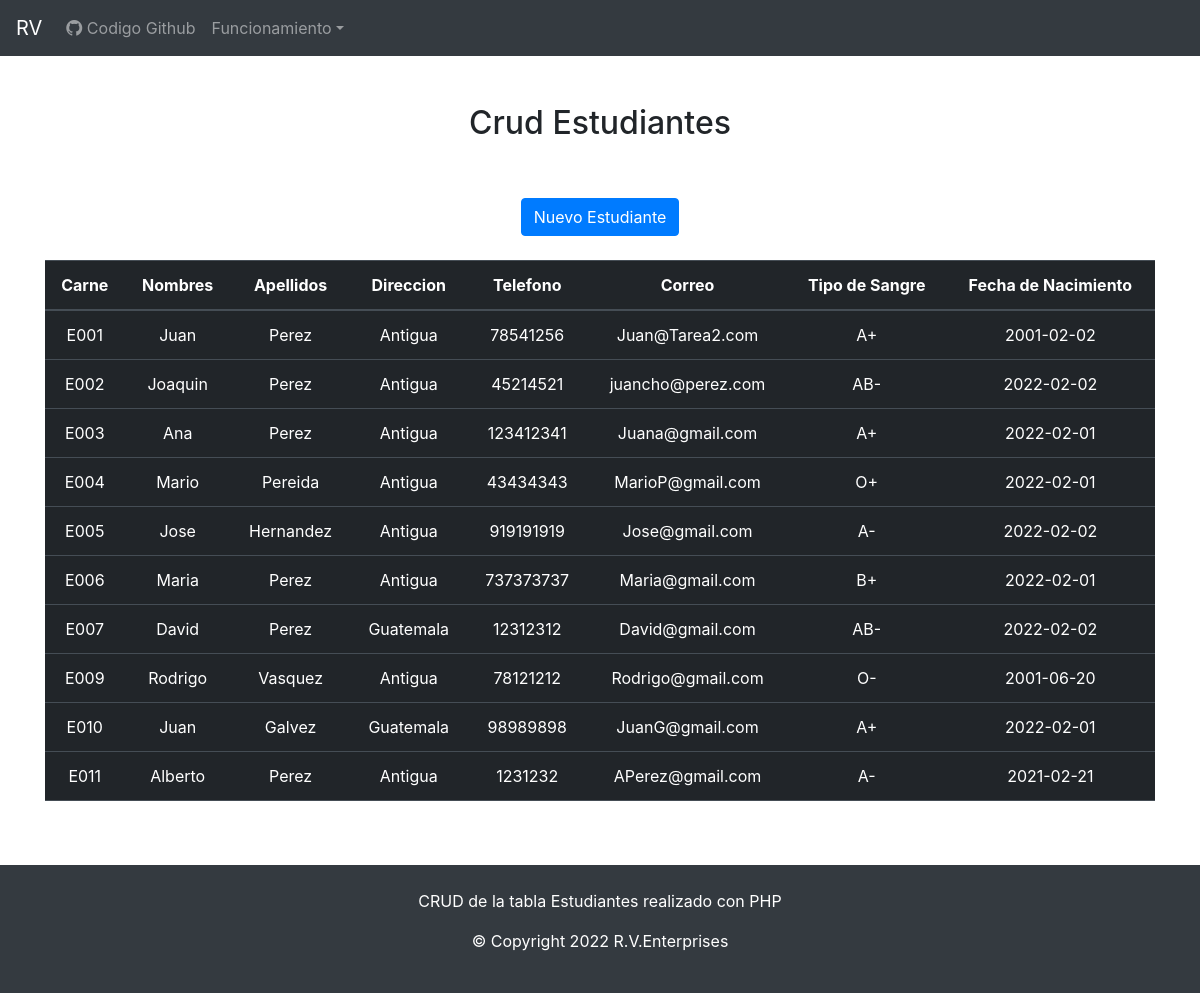
The page / on the database its author committed.
### tables this page shows
CREATE TABLE `estudiantes` (
  `id_estudiante` int NOT NULL AUTO_INCREMENT,
  `carne` varchar(4) DEFAULT NULL,
  `nombres` varchar(45) DEFAULT NULL,
  `apellidos` varchar(45) DEFAULT NULL,
  `direccion` varchar(45) DEFAULT NULL,
  `telefono` varchar(9) DEFAULT NULL,
  `correo_electronico` varchar(70) DEFAULT NULL,
  `id_tipo_sangre` int NOT NULL,
  `fecha_nacimiento` date DEFAULT NULL,
  PRIMARY KEY (`id_estudiante`),
  UNIQUE KEY `carne_UNIQUE` (`carne`),
  KEY `estudiantes_fk_tipos_sangre_idx` (`id_tipo_sangre`),
  CONSTRAINT `estudiantes_fk_tipos_sangre` FOREIGN KEY (`id_tipo_sangre`) REFERENCES `tipos_sangre` (`id_tipos_sangre`) ON UPDATE CASCADE
);

CREATE TABLE `tipos_sangre` (
  `id_tipos_sangre` int NOT NULL AUTO_INCREMENT,
  `sangre` varchar(45) DEFAULT NULL,
  PRIMARY KEY (`id_tipos_sangre`)
);

### index.php (the view, shortened to what this page needs)
<!DOCTYPE html>
<html lang="en">
<?php require "layout/partials/head.php" ?>
<body>
<?php require "layout/partials/header.php" ?>
      <div class="container pt-5 mb-5 text-center" >
    <h2>Crud Estudiantes</h2>
    <br />
    <br />
    <button type="button" class="btn btn-primary" data-bs-toggle="modal" data-bs-target="#myModal" onclick="limpiarForm();"  data-bs-placement="right" title="Agregar Estudiante Nuevo">
      Nuevo Estudiante
    </button>
    <br />
    <br />
    <table class="table table-dark table-hover pb-5 text-center" >
      <thead>
        <tr>
          <th>Carne</th>
          <th>Nombres</th>
          <th>Apellidos</th>
          <th>Direccion</th>
          <th>Telefono</th>
          <th>Correo</th>
          <th>Tipo de Sangre</th>
          <th>Fecha de Nacimiento</th>
        </tr>
      </thead>
      <tbody id="tbl_estudiantes" style="cursor: pointer;">
        <?php
            include("db_conexion.php");
            $db_conexion=mysqli_connect($db_host, $db_user, $db_pass, $db_name);
            $db_conexion->real_query("select e.id_estudiante,e.carne,e.nombres,e.apellidos,e.direccion,e.telefono,e.correo_electronico,ts.id_tipos_sangre,ts.sangre,date_format(e.fecha_nacimiento,'%Y-%m-%d')as fecha_nacimiento from estudiantes as e inner join tipos_sangre as ts on e.id_tipo_sangre=ts.id_tipos_sangre order by e.id_estudiante;");
            $result=$db_conexion->use_result();
            while($row=$result->fetch_assoc()){
              echo "<tr data-id_estudiante=".$row['id_estudiante']." data-id_tipo_sangre=".$row['id_tipos_sangre'].">";
              echo "<td>".$row['carne']."</td>";
              echo "<td>".$row['nombres']."</td>";
              echo "<td>".$row['apellidos']."</td>";
              echo "<td>".$row['direccion']."</td>";
              echo "<td>".$row['telefono']."</td>";
              echo "<td>".$row['correo_electronico']."</td>";
              echo "<td>".$row['sangre']."</td>";
              echo "<td>".$row['fecha_nacimiento']."</td>";
              echo "</tr>";
            }
        ?>
      </tbody>
    </table>
  </div>
  <?php require "layout/partials/footer.php" ?>
    </body>
</html>

### layout/partials/head.php (shortened to what this page needs)
<!DOCTYPE html>
<html lang="en">
<head>
  <link href="https://cdn.jsdelivr.net/npm/bootstrap@5.1.3/dist/css/bootstrap.min.css" rel="stylesheet">
  <link rel="stylesheet" href="https://cdnjs.cloudflare.com/ajax/libs/twitter-bootstrap/4.5.2/css/bootstrap.min.css">
  <link rel="stylesheet" href="https://cdn.jsdelivr.net/npm/bootstrap-icons@1.9.1/font/bootstrap-icons.css">
  <link rel="stylesheet" href="../css/styles.css" type="text/css">
</head>
<body>

### layout/partials/header.php (shortened to what this page needs)
<header>
  <nav class="navbar navbar-expand-sm bg-dark navbar-dark text-white>
    <div class="container-fluid">
      <a class="navbar-brand" href="http://localhost:81/php_crud/index.php">RV</a>
      <div class="collapse navbar-collapse" id="collapsibleNavbar">
        <ul class="navbar-nav">
          <li class="nav-item">
            <a class="nav-link" href="https://github.com/GhostManV/PHP_CRUD.git" target="_blank"><i class="bi bi-github"></i>&nbsp;Codigo Github</a>
          </li>
          <li class="nav-item dropdown">
            <a class="nav-link dropdown-toggle" href="#" role="button" data-bs-toggle="dropdown">Funcionamiento</a>
          </li>
        </ul>
      </div>
  </nav>
  </header>

### layout/partials/footer.php
<div class="p-4 bg-dark text-white text-center footer">
<p>CRUD de la tabla Estudiantes realizado con PHP </p>
<p>© Copyright 2022 R.V.Enterprises</p>
</div>

### layout/css/styles.css (style rules this page uses)
body { min-height: 100vh; margin: 0; display: flex; flex-direction: column; }
.footer { margin-top: auto; display: table; width: 100%; height: 13vh; text-align: center; }

### rows shown on the page
estudiantes: carne "E001", nombres "Juan", apellidos "Perez", direccion "Antigua", telefono "78541256", correo_electronico "Juan@Tarea2.com", id_tipo_sangre.sangre "A+", fecha_nacimiento "2001-02-02"
estudiantes: carne "E002", nombres "Joaquin", apellidos "Perez", direccion "Antigua", telefono "45214521", correo_electronico "juancho@perez.com", id_tipo_sangre.sangre "AB-", fecha_nacimiento "2022-02-02"
estudiantes: carne "E003", nombres "Ana", apellidos "Perez", direccion "Antigua", telefono "123412341", correo_electronico "Juana@gmail.com", id_tipo_sangre.sangre "A+", fecha_nacimiento "2022-02-01"
estudiantes: carne "E004", nombres "Mario", apellidos "Pereida", direccion "Antigua", telefono "43434343", correo_electronico "MarioP@gmail.com", id_tipo_sangre.sangre "O+", fecha_nacimiento "2022-02-01"
estudiantes: carne "E005", nombres "Jose", apellidos "Hernandez", direccion "Antigua", telefono "919191919", correo_electronico "Jose@gmail.com", id_tipo_sangre.sangre "A-", fecha_nacimiento "2022-02-02"
estudiantes: carne "E006", nombres "Maria", apellidos "Perez", direccion "Antigua", telefono "737373737", correo_electronico "Maria@gmail.com", id_tipo_sangre.sangre "B+", fecha_nacimiento "2022-02-01"
estudiantes: carne "E007", nombres "David", apellidos "Perez", direccion "Guatemala", telefono "12312312", correo_electronico "David@gmail.com", id_tipo_sangre.sangre "AB-", fecha_nacimiento "2022-02-02"
estudiantes: carne "E009", nombres "Rodrigo", apellidos "Vasquez", direccion "Antigua", telefono "78121212", correo_electronico "Rodrigo@gmail.com", id_tipo_sangre.sangre "O-", fecha_nacimiento "2001-06-20"
estudiantes: carne "E010", nombres "Juan", apellidos "Galvez", direccion "Guatemala", telefono "98989898", correo_electronico "JuanG@gmail.com", id_tipo_sangre.sangre "A+", fecha_nacimiento "2022-02-01"
estudiantes: carne "E011", nombres "Alberto", apellidos "Perez", direccion "Antigua", telefono "1231232", correo_electronico "APerez@gmail.com", id_tipo_sangre.sangre "A-", fecha_nacimiento "2021-02-21"
